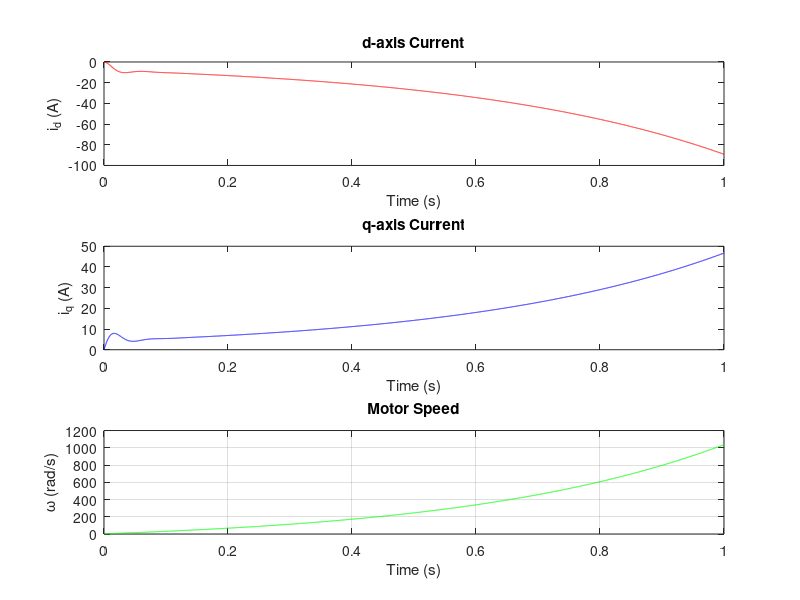

Here is the MATLAB script that generated this plot:
% PMSM Discrete-Time Simulation in Octave

clear; clc; close all;

% Motor Parameters
R = 0.5;          % Stator resistance (Ohms)
Ld = 0.01;        % d-axis inductance (H)
Lq = 0.01;        % q-axis inductance (H)
J = 0.01;         % Moment of inertia (kg.m^2)
B = 0.001;        % Friction coefficient (N.m.s)
P = 4;            % Pole pairs
lambda_m = 0.1;   % PM Flux linkage (Wb)
Ts = 1e-4;        % Sampling time (s)
Tsim = 1;         % Total simulation time (s)

% Discretization using Euler Approximation
A = [-R/Ld,  -1/Ld,      0;
      1/Lq, -R/Lq, lambda_m/Lq;
      0,    (3/2)*P*lambda_m/J, -B/J];

B = [1/Ld,  0;
     0,  1/Lq;
     0,  0];

Ad = eye(3) + A * Ts;   % Discrete A matrix
Bd = B * Ts;            % Discrete B matrix

% Initial conditions
id = 0; iq = 0; omega = 0;
x = [id; iq; omega];

% Input Voltages (Step input at t=0.1s)
Vd = 0; Vq = 10;  % Constant Vq to generate torque

% Time vector
time = 0:Ts:Tsim;
x_log = zeros(length(time), 3);

% Simulation loop
for k = 1:length(time)
    % Save state for plotting
    x_log(k, :) = x';
    
    % Update state using discrete-time equations
    u = [Vd; Vq];
    x = Ad * x + Bd * u;
end

% Plot results
figure;
subplot(3,1,1);
plot(time, x_log(:,1), 'r');
xlabel('Time (s)'); ylabel('i_d (A)'); title('d-axis Current');

subplot(3,1,2);
plot(time, x_log(:,2), 'b');
xlabel('Time (s)'); ylabel('i_q (A)'); title('q-axis Current');

subplot(3,1,3);
plot(time, x_log(:,3), 'g');
xlabel('Time (s)'); ylabel('\omega (rad/s)'); title('Motor Speed');

grid on;
